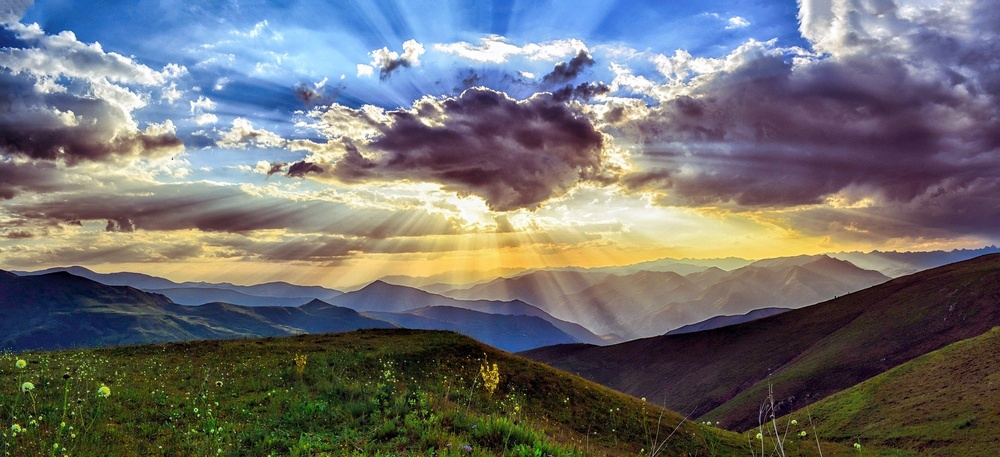
#> input picture code_1/sunset.jpg, 1000 x 457 px, shrunk from 1920 x 878 before the run
$ python ImgInfo.py
#> lines starting #> are read from the running program, lines starting #| are printed output that depends on the picture; after the words box and inside, x2 and y2 are one past the last pixel; in counts of white or black regions, pixels touching at a corner belong together
'''
	To extract different kinds of information from an RGB image by
	converting it into different kinds of single channels.

	Sangeeta Biswas
	Associate Professor
	Dept. of Computer Science & Engineering
	University of Rajshahi, Bangladesh
	6.6.2022
'''

import matplotlib.pyplot as plt
import cv2

def main():
	'''	Load an RGB image.	'''
	img_path = '../code_1/sunset.jpg'
	print(img_path)
	rgb = plt.imread(img_path)
#> rgb is the input picture: shape (457, 1000, 3); mean R, G, B 111.2, 110.6, 111.8
	print(rgb.shape, rgb.max(), rgb.min())
#| (457, 1000, 3) 255 0
	#print(rgb_img)

	'''	Split loaded RGB image into red, green and blue channels. '''
	red = rgb[:, :, 0]
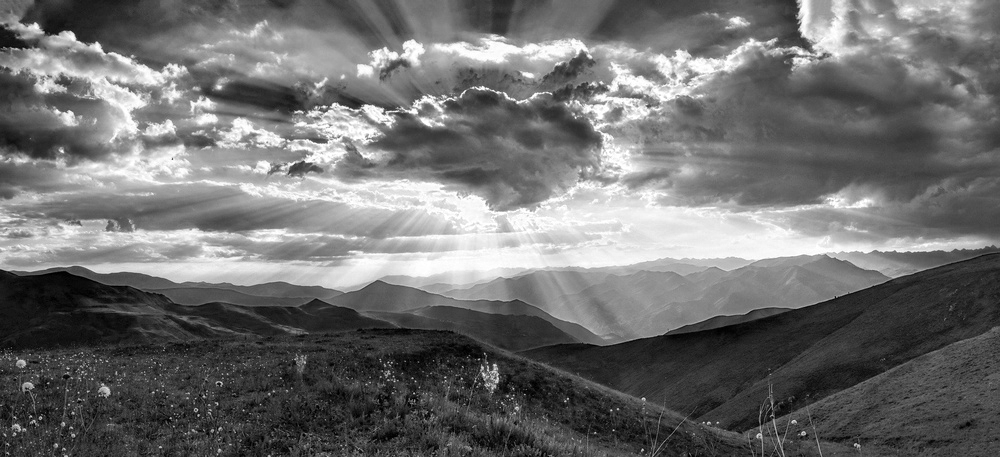
#> red: shape (457, 1000); min 0, max 255, mean 111.2
	green = rgb[:, :, 1]
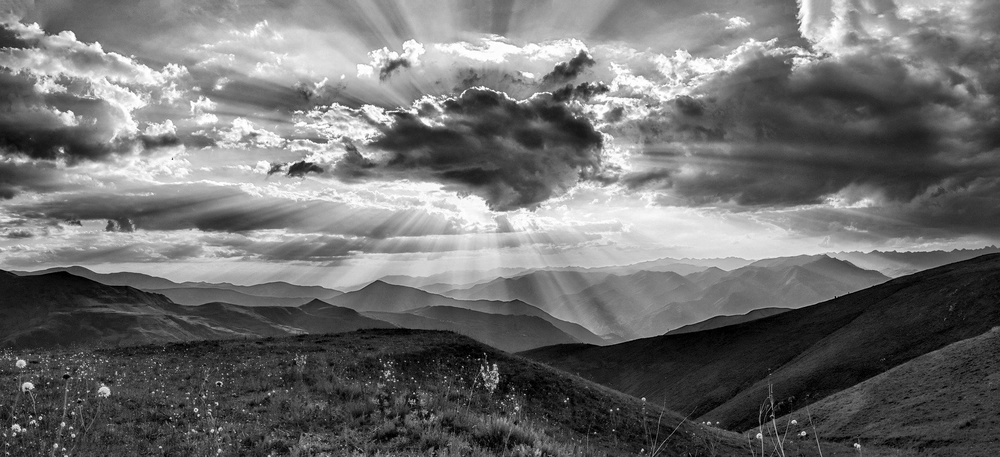
#> green: shape (457, 1000); min 0, max 255, mean 110.6
	blue = rgb[:, :, 2]
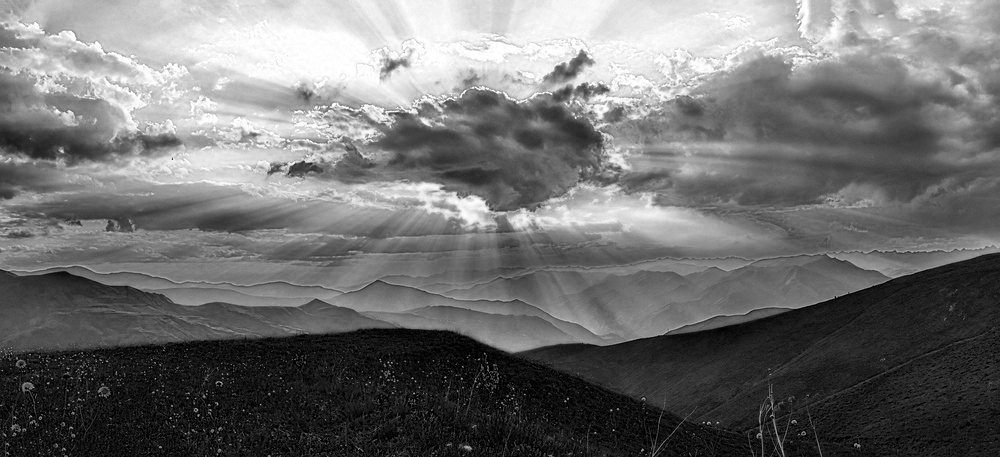
#> blue: shape (457, 1000); min 0, max 255, mean 111.8
	print(red.shape, red.max(), red.min())
#| (457, 1000) 255 0

	'''	Convert loaded RGB image into grayscale image.
		OpenCV does this:
		Grayscale = 0.299 * Red + 0.587 * Green + 0.114 * Blue
	'''
	grayscale = cv2.cvtColor(rgb, cv2.COLOR_RGB2GRAY)
	print(grayscale.shape, grayscale.max(), grayscale.min())
#| (457, 1000) 255 0

	'''	Turn the grayscale image into a binary image. '''
	_, binary = cv2.threshold(grayscale, 50, 255, cv2.THRESH_BINARY)
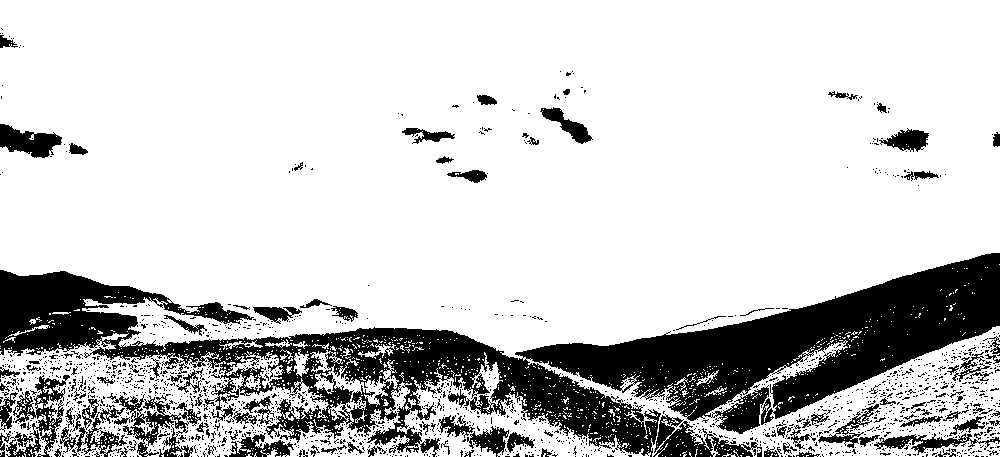
#> binary: shape (457, 1000); 79.8% white; 1782 black regions (1663 under 20 px), largest, box (x1, y1, x2, y2) and area: (0, 253, 1000, 457) 67420, (653, 414, 762, 457) 1948, (6, 375, 70, 457) 1838

	'''	Plot images. '''
	img_set = [rgb, red, green, blue, grayscale, binary]
	title_set = ['RGB', 'Red', 'Green', 'Blue', 'Grayscale', 'Binary']
	plt.figure(figsize = (20, 20))
	for i in range(6):
		plt.subplot(2, 3,  i + 1)
		plt.title(title_set[i])
		ch = len(img_set[i].shape)
		if (ch == 3):
			plt.imshow(img_set[i])
		else:
			plt.imshow(img_set[i], cmap = 'gray')
	plt.show()

if __name__ == '__main__':
	main()
